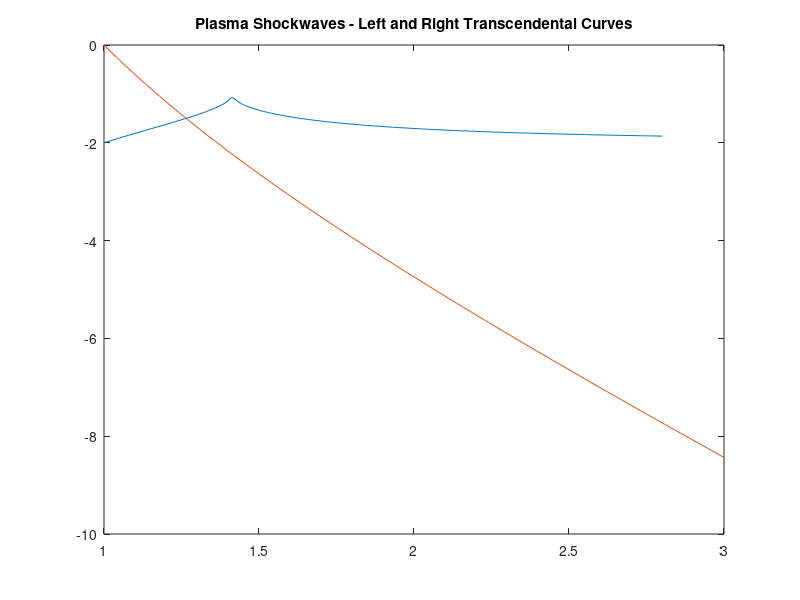

Write the MATLAB code that produced this figure.
function main()
    clear; clc;
    k = 0.1;
    T1 = 300;
    T2 = 3000;
    
%     Unused code
%     numGraphPoints = 1000;
%     radius = 0.3;
%     M1 = 1.9;
%     dy = radius / numGraphPoints;
%     lambda = 0.04;
%     V2 = calc_speed_of_sound(T2);
    
    
    % Calculate and draw the left transcendental function
    x = [1, 1.8 * 10];
    trans_eq_l = [1, length(x)];
    k = 0;
    idx = 1;
    M2n = 1.0;

    % Getting the transcendental left values with a set M2n of 1.0 over a
    % range of M1n: 1.0 - 2.8
    for M1n = 1.0:0.01:2.8
        trans_eq_l(idx) = trans_left_eq(M1n, M2n, k);
        x(idx) = M1n;
        idx = idx + 1;
    end
    plot(x, trans_eq_l);
    hold on
    
    % Calculate and draw the right transcendental function
    M1n = 1.0;
    idx = 1;
    x = [1, 20];
    trans_eq_r = [1, length(x)];
    
    % Getting the transcendental right values with a set M1n of 1.5 over a
    % range of M2n: 1.0 - 3.0    
    for M2n = 1.0:0.01:3.0
        trans_eq_r(idx) = trans_right_eq(M1n, M2n, T1, T2);
        x(idx) = M2n;
        idx = idx + 1;
    end
    plot(x, trans_eq_r);
    title('Plasma Shockwaves - Left and Right Transcendental Curves');
    hold on    
end

function [retval] = trans_right_eq(M1n, M2n, T1, T2)
    retval = M1n * (1 - (1 / M1n ^ 2)) - M2n * (1 - (1 / M2n ^ 2)) * sqrt(T2 / T1);
end

function [retval] = trans_left_eq(M1n, M2n, k)
    power = k - (1 / 2 * k);
    retval = (1 / (M1n * (k - 1))) * sqrt(abs((2 * k * M1n ^ 2 - (k - 1)) * ((k - 1) * M1n ^ 2 + 2)) * ...
        ((2 * k * M2n ^ 2 - (k - 1)) / (2 * k * M1n ^ 2 - (k - 1))) ^ power) - 1;
end

function [retval] = calc_speed_of_sound(time)
    retval = 643.855 * sqrt(time / 273.15);
end